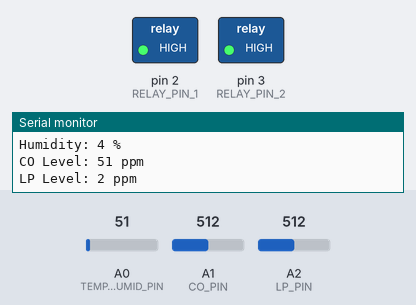
A sketch run on a simulated Arduino Uno, built with avr-gcc and run on an emulated ATmega328P. On the bench: switched loads named in the sketch (green lamp = pin HIGH), the last lines printed to the serial monitor. The test bench sets the inputs (shaded band); at power-on: A1 (CO_PIN) = 512, A0 (TEMP_HUMID_PIN) = 51, A2 (LP_PIN) = 512.

Above: at 1.2 s.
1.3 s: A1 (CO_PIN) set to 484
At 3.2 s:
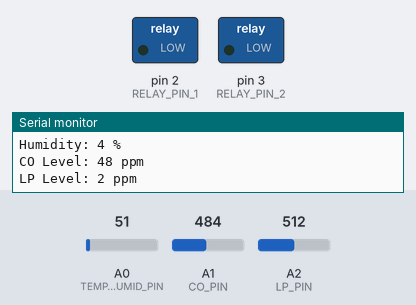
3.5 s: A1 (CO_PIN) set to 511
At 5.1 s:
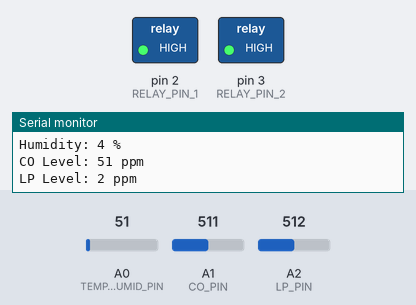
5.5 s: A1 (CO_PIN) set to 306
At 7.1 s:
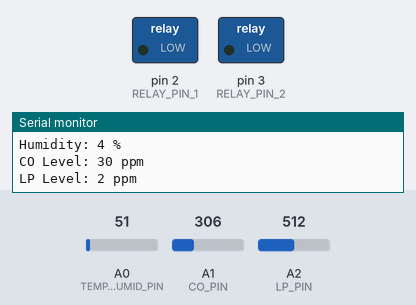
Timing chart, 0 to 8.6 s (numbered marks = the images above; inputs shaded):
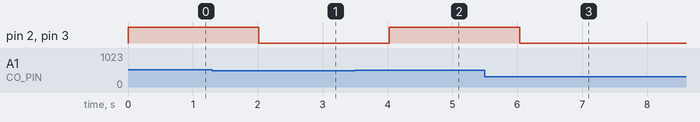

The sketch:

rev-0001-b1.ino
```cpp
// Define pins
const int TEMP_HUMID_PIN = A0;
const int CO_PIN = A1;
const int LP_PIN = A2;
const int RELAY_PIN_1 = 2;
const int RELAY_PIN_2 = 3;

// Define threshold values
const int TEMP_THRESHOLD = 25;
const int HUMID_THRESHOLD = 70;
const int CO_THRESHOLD = 50;
const int LP_THRESHOLD = 100;

void setup() {
  // Set pin modes
  pinMode(TEMP_HUMID_PIN, INPUT);
  pinMode(CO_PIN, INPUT);
  pinMode(LP_PIN, INPUT);
  pinMode(RELAY_PIN_1, OUTPUT);
  pinMode(RELAY_PIN_2, OUTPUT);
  // Initialize serial communication
  Serial.begin(9600);
}

void loop() {
  // Read sensor values
  int temperature = analogRead(TEMP_HUMID_PIN) * 0.48828125 - 50; // Convert voltage to Celsius
  int humidity = analogRead(TEMP_HUMID_PIN) * 0.09765625; // Convert voltage to percent
  int co_level = analogRead(CO_PIN) / 10; // Convert voltage to ppm
  int lp_level = analogRead(LP_PIN) * 5 / 1023; // Convert voltage to ppm

  // Print sensor values
  Serial.print("Temperature: ");
  Serial.print(temperature);
  Serial.println(" C");
  Serial.print("Humidity: ");
  Serial.print(humidity);
  Serial.println(" %");
  Serial.print("CO Level: ");
  Serial.print(co_level);
  Serial.println(" ppm");
  Serial.print("LP Level: ");
  Serial.print(lp_level);
  Serial.println(" ppm");

  // Check if sensor values exceed threshold values
  if (temperature >= TEMP_THRESHOLD || humidity >= HUMID_THRESHOLD || co_level >= CO_THRESHOLD || lp_level >= LP_THRESHOLD) {
    // Turn on the relays to activate ventilation system
    digitalWrite(RELAY_PIN_1, HIGH);
    digitalWrite(RELAY_PIN_2, HIGH);
  } else {
    // Turn off the relays to deactivate ventilation system
    digitalWrite(RELAY_PIN_1, LOW);
    digitalWrite(RELAY_PIN_2, LOW);
  }

  // Wait for 1 second before looping again
  delay(1000);
}
```

Measured:
- the behaviour switches between 500 and 499 on A1 (CO_PIN) (found by bisection; images 0 and 1)
- after the input at 1.3 s, pin 2 (RELAY_PIN_1), pin 3 (RELAY_PIN_2): HIGH → LOW after 0.72 s
- after the input at 3.5 s, pin 2 (RELAY_PIN_1), pin 3 (RELAY_PIN_2): LOW → HIGH after 0.53 s
- after the input at 5.5 s, pin 2 (RELAY_PIN_1), pin 3 (RELAY_PIN_2): HIGH → LOW after 0.54 s
